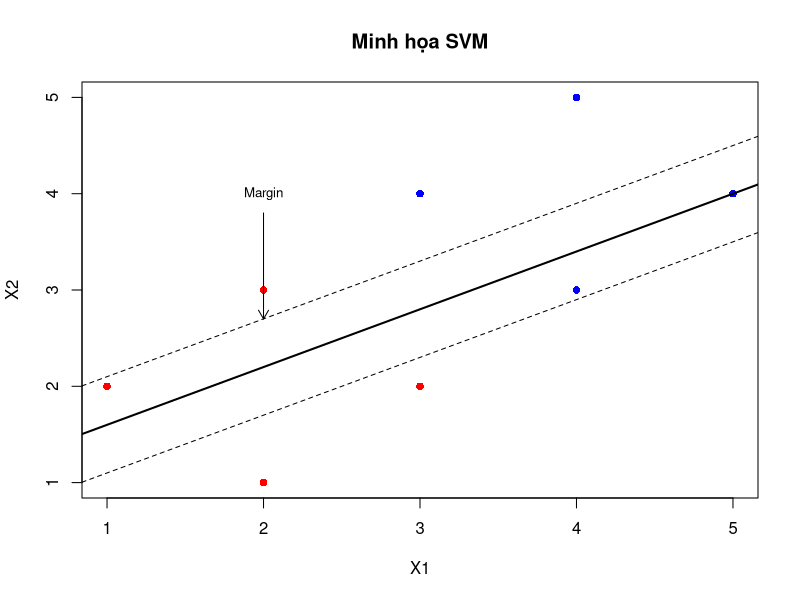
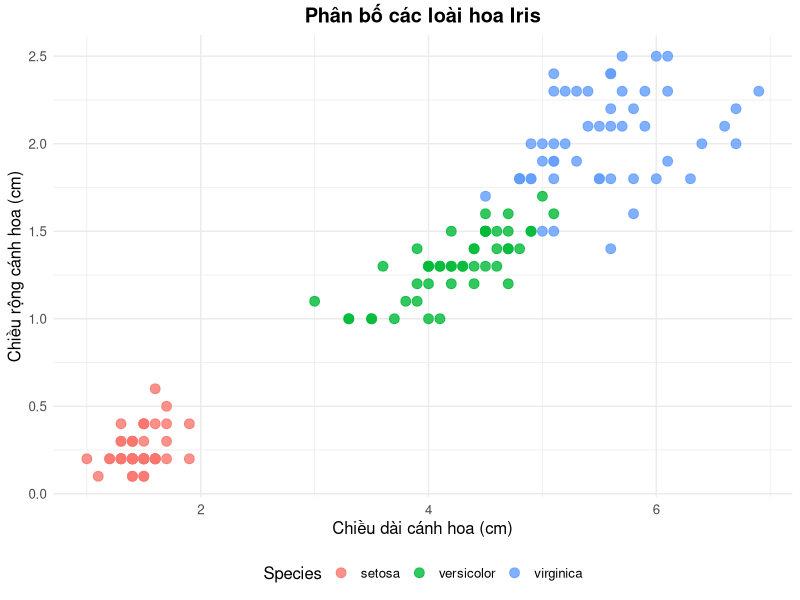
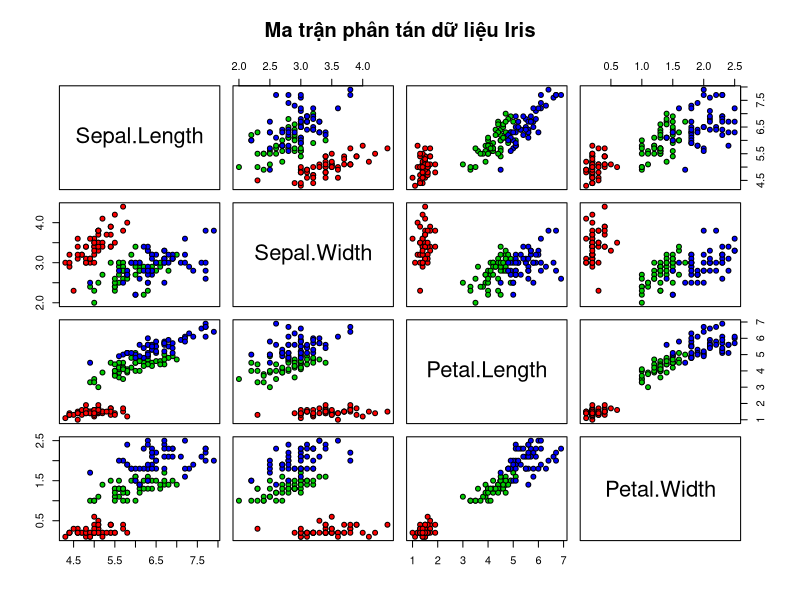
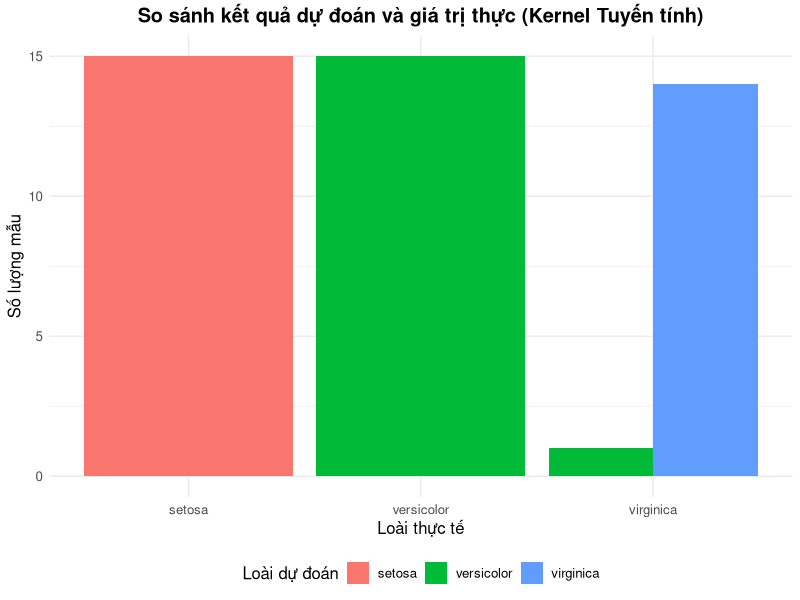
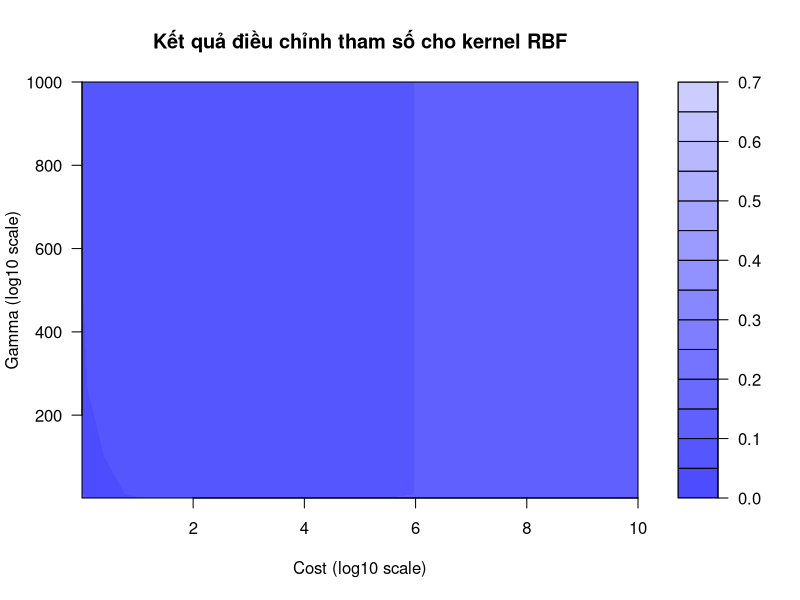

Write R code to recreate these figures, in order.
## ---- chunk 1
# Ví dụ tạo biểu đồ minh họa SVM đơn giản
plot(1:5, 1:5, type="n", xlab="X1", ylab="X2", main="Minh họa SVM")
points(c(1,2,2,3), c(2,1,3,2), pch=16, col="red")
points(c(4,3,4,5), c(3,4,5,4), pch=16, col="blue")
abline(1, 0.6, lwd=2)
abline(0.5, 0.6, lty=2)
abline(1.5, 0.6, lty=2)
text(2, 4, "Margin", cex=0.8)
arrows(2, 3.8, 2, 2.7, length=0.1)
## ---- chunk 2
library(e1071)  # Gói chứa hàm svm
library(caret)  # Dùng cho đánh giá mô hình
library(ggplot2)  # Dùng cho trực quan hóa
## ---- chunk 3
# Nạp dữ liệu Iris
data(iris)
## ---- chunk 4
# Xem cấu trúc dữ liệu
str(iris)
## ---- chunk 5
# Xem thống kê mô tả dữ liệu
summary(iris)
## ---- chunk 6
# Vẽ biểu đồ phân tán theo cặp đặc trưng Petal.Length và Petal.Width
ggplot(iris, aes(x = Petal.Length, y = Petal.Width, color = Species)) +
  geom_point(size = 3, alpha = 0.8) +
  labs(title = "Phân bố các loài hoa Iris",
       x = "Chiều dài cánh hoa (cm)",
       y = "Chiều rộng cánh hoa (cm)") +
  theme_minimal() +
  theme(legend.position = "bottom",
        plot.title = element_text(hjust = 0.5, face = "bold"),
        text = element_text(size = 12))
## ---- chunk 7
# Ma trận phân tán (pairs plot)
pairs(iris[1:4], 
      main = "Ma trận phân tán dữ liệu Iris", 
      pch = 21, 
      bg = c("red", "green3", "blue")[unclass(iris$Species)])
legend("bottom", 
       legend = levels(iris$Species), 
       fill = c("red", "green3", "blue"), 
       horiz = TRUE, 
       cex = 0.8)
## ---- chunk 8
# Đặt seed cho tính tái lập
set.seed(123)

# Tạo chỉ số phân chia
trainIndex <- createDataPartition(iris$Species, p = 0.7, list = FALSE)
trainData <- iris[trainIndex, ]
testData <- iris[-trainIndex, ]

# Kiểm tra kích thước các tập dữ liệu
cat("Kích thước tập huấn luyện:", dim(trainData), "\n")
cat("Kích thước tập kiểm tra:", dim(testData), "\n")
## ---- chunk 9
# Xây dựng mô hình SVM với kernel tuyến tính
svm_linear <- svm(Species ~ ., 
                 data = trainData, 
                 type = "C-classification", 
                 kernel = "linear", 
                 cost = 1)

# Tóm tắt mô hình
summary(svm_linear)
## ---- chunk 10
# Xây dựng mô hình SVM với kernel RBF (Radial Basis Function)
svm_radial <- svm(Species ~ ., 
                 data = trainData, 
                 type = "C-classification", 
                 kernel = "radial", 
                 cost = 1,
                 gamma = 0.5)

# Tóm tắt mô hình
summary(svm_radial)
## ---- chunk 11
# Dự đoán với mô hình tuyến tính
pred_linear <- predict(svm_linear, testData)
# Ma trận nhầm lẫn
confusionMatrix(pred_linear, testData$Species)
## ---- chunk 12
# Dự đoán với mô hình RBF
pred_radial <- predict(svm_radial, testData)
# Ma trận nhầm lẫn
confusionMatrix(pred_radial, testData$Species)
## ---- chunk 13
# Tạo dữ liệu cho biểu đồ
results_df <- data.frame(
  Actual = testData$Species,
  Linear_Pred = pred_linear,
  Radial_Pred = pred_radial
)

# Trực quan hóa kết quả dự đoán của mô hình tuyến tính
ggplot(results_df, aes(x = Actual, fill = Linear_Pred)) +
  geom_bar(position = "dodge") +
  labs(title = "So sánh kết quả dự đoán và giá trị thực (Kernel Tuyến tính)",
       x = "Loài thực tế",
       y = "Số lượng mẫu",
       fill = "Loài dự đoán") +
  theme_minimal() +
  theme(legend.position = "bottom",
        plot.title = element_text(hjust = 0.5, face = "bold"),
        text = element_text(size = 12))
## ---- chunk 14
# Tìm tham số tối ưu cho mô hình SVM với kernel RBF
tune_result <- tune.svm(Species ~ ., 
                      data = trainData, 
                      kernel = "radial",
                      gamma = 10^(-3:1),
                      cost = 10^(0:3))

# Xem kết quả điều chỉnh
print(tune_result)
## ---- chunk 15
# Trực quan hóa kết quả điều chỉnh tham số
plot(tune_result, 
     main = "Kết quả điều chỉnh tham số cho kernel RBF",
     xlab = "Cost (log10 scale)",
     ylab = "Gamma (log10 scale)")
## ---- chunk 16
# Xây dựng mô hình SVM với tham số tối ưu
svm_tuned <- svm(Species ~ ., 
                data = trainData, 
                type = "C-classification", 
                kernel = "radial", 
                cost = tune_result$best.parameters$cost,
                gamma = tune_result$best.parameters$gamma)

# Đánh giá mô hình với tham số tối ưu
pred_tuned <- predict(svm_tuned, testData)
confusionMatrix(pred_tuned, testData$Species)
